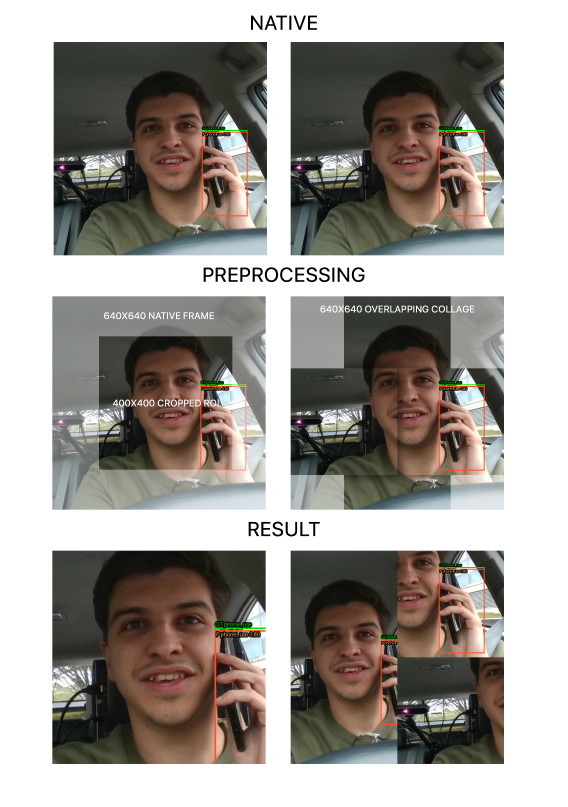
#> input picture report/figsrc/input_methods_src.png, 1703 x 2420 px (shown at 1/3 size)
$ python crop_roi.py
#> lines starting #> are read from the running program, lines starting #| are printed output that depends on the picture
"""Static 400x400 RoI crop, three steps in one row, cut from the crop column of input_methods.png
(our pruning and input paper, rs3). Native frame -> RoI on the frame -> RoI given to the model."""
import os
from PIL import Image, ImageDraw, ImageFont

HERE = os.path.dirname(os.path.abspath(__file__))
SRC = os.path.join(HERE, 'input_methods_src.png')
OUT = os.path.join(HERE, '..', 'Figures', 'crop_roi.png')
FONT = r"C:/Windows/Fonts/times.ttf"

src = Image.open(SRC).convert('RGB')
X0, X1 = 157, 801                                   # crop column (left half of the source figure)
rows = [(126, 766), (889, 1529), (1652, 2292)]      # native, preprocessing, result
panels = [src.crop((X0, a, X1, b)) for a, b in rows]
#> panels = 3 items

S = panels[0].width
#> S = 644
gap, cap = 120, 90
W = 3 * S + 2 * gap
#> W = 2172
canvas = Image.new('RGB', (W, S + cap), 'white')
#> canvas: PIL image 2172x734 RGB; every value is 255
d = ImageDraw.Draw(canvas)
f = ImageFont.truetype(FONT, 40)
labels = ['1. Native 640\u00d7640 frame', '2. Fixed 400\u00d7400 RoI', '3. RoI resized for the model']
for i, (p, lab) in enumerate(zip(panels, labels)):
    x = i * (S + gap)
    canvas.paste(p, (x, 0))
    tw = d.textlength(lab, font=f)
    d.text((x + (S - tw) / 2, S + 22), lab, font=f, fill=(27, 36, 48))
    if i < 2:                                        # arrow between panels
        ax, ay = x + S + 18, S // 2
        d.line((ax, ay, ax + gap - 46, ay), fill=(91, 102, 117), width=8)
        d.polygon([(ax + gap - 36, ay), (ax + gap - 62, ay - 18), (ax + gap - 62, ay + 18)], fill=(91, 102, 117))
#> this loop made 3 passes
#> (lab, x, tw, ax, ay) on passes 1 to 2: ('1. Native 640×640 frame', 0, 510.7, 662, 322), ('2. Fixed 400×400 RoI', 764, 428.5, 1426, 322)
#> (lab, x, tw) on pass 3: ('3. RoI resized for the model', 1528, 552.4)
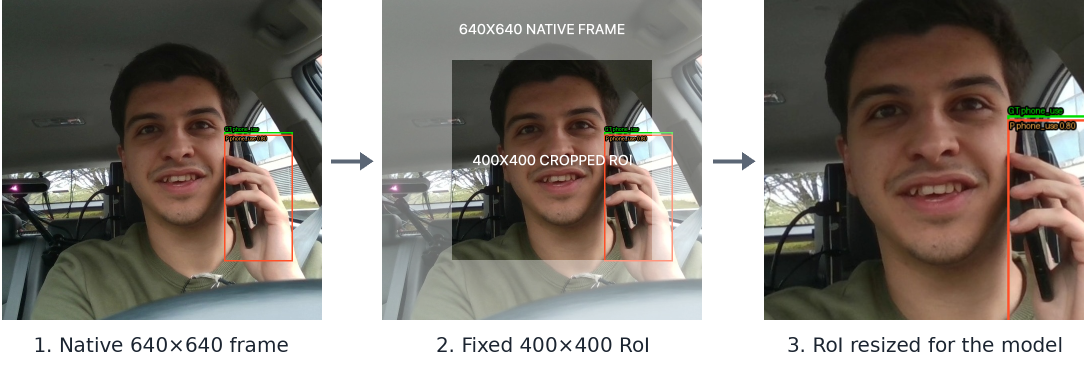
#> canvas: PIL image 2172x734 RGB (shown at 1/2 size); mean R, G, B 135.1, 128.5, 121.8
canvas.save(OUT)
print('wrote', OUT, canvas.size)
#| wrote report/figsrc/../Figures/crop_roi.png (2172, 734)
